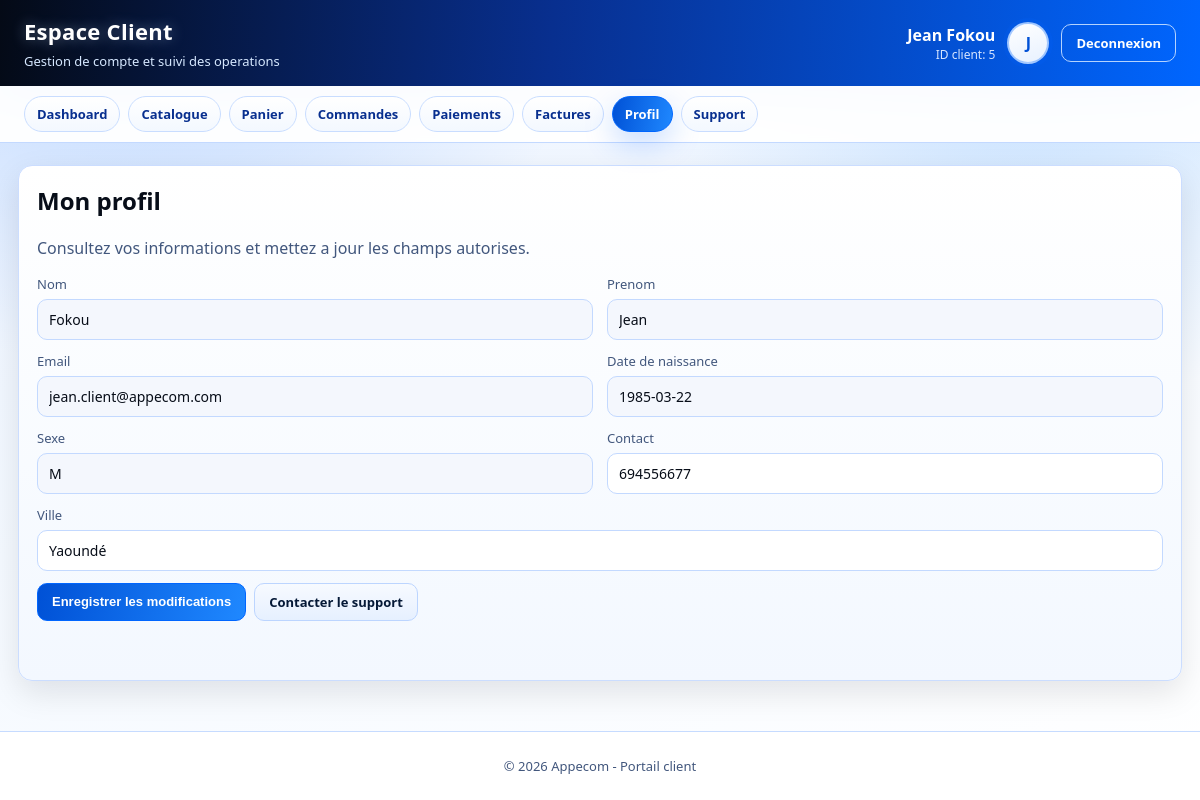
The page /client/profil_client.php (signed in) on the database its author committed.
### tables this page shows
CREATE TABLE IF NOT EXISTS `client` (
  `id_client` int NOT NULL AUTO_INCREMENT,
  `nom` varchar(50) NOT NULL,
  `prenom` varchar(50) NOT NULL,
  `ville` varchar(50) DEFAULT NULL,
  `sexe` char(1) DEFAULT NULL,
  `contact` varchar(20) DEFAULT NULL,
  `date_naissance` date DEFAULT NULL,
  `email` varchar(100) DEFAULT NULL,
  `mot_de_passe` varchar(255) DEFAULT NULL,
  PRIMARY KEY (`id_client`),
  UNIQUE KEY `email` (`email`)
);

### client/_layout.php (called while the page is built, shortened)
<?php
$clientId = (int) $_SESSION['id_client'];
function client_h($value)
{
    return htmlspecialchars((string) $value, ENT_QUOTES, 'UTF-8');
}
?>

### client/profil_client.php (the view, shortened to what this page needs)
<?php
require __DIR__ . '/_layout.php';
$profile = [
    'nom' => '-',
    'prenom' => '-',
    'email' => '-',
    'ville' => '',
    'contact' => '',
    'sexe' => '-',
    'date_naissance' => '-',
];
if ($clientDb instanceof mysqli) {
    $stmt = $clientDb->prepare('SELECT nom, prenom, email, ville, contact, sexe, date_naissance FROM Client WHERE id_client = ? LIMIT 1');
    if ($stmt) {
        $stmt->bind_param('i', $clientId);
        if ($stmt->execute()) {
            $result = $stmt->get_result();
            if ($result && $row = $result->fetch_assoc()) {
                $profile['nom'] = $row['nom'] ?: '-';
                $profile['prenom'] = $row['prenom'] ?: '-';
                $profile['email'] = $row['email'] ?: '-';
                $profile['ville'] = $row['ville'] ?: '';
                $profile['contact'] = $row['contact'] ?: '';
                $profile['sexe'] = $row['sexe'] ?: '-';
                $profile['date_naissance'] = $row['date_naissance'] ?: '-';
            }
        }
    }
}
include __DIR__ . '/_header.php';
?>
<section class="panel">
  <h2>Mon profil</h2>
  <p class="muted">Consultez vos informations et mettez a jour les champs autorises.</p>
  <form method="post" class="form-grid" style="margin-top:12px;">
    <div class="grid-2">
      <div class="field">
        <label>Nom</label>
        <input type="text" value="<?php echo client_h($profile['nom']); ?>" readonly>
      </div>
      <div class="field">
        <label>Prenom</label>
        <input type="text" value="<?php echo client_h($profile['prenom']); ?>" readonly>
      </div>
    </div>
    <div class="grid-2">
      <div class="field">
        <label>Email</label>
        <input type="email" value="<?php echo client_h($profile['email']); ?>" readonly>
      </div>
      <div class="field">
        <label>Date de naissance</label>
        <input type="text" value="<?php echo client_h($profile['date_naissance']); ?>" readonly>
      </div>
    </div>
    <div class="grid-2">
      <div class="field">
        <label>Sexe</label>
        <input type="text" value="<?php echo client_h($profile['sexe']); ?>" readonly>
      </div>
      <div class="field">
        <label>Contact</label>
        <input type="text" name="contact" maxlength="20" value="<?php echo client_h($profile['contact']); ?>" placeholder="Numero de contact">
      </div>
    </div>
    <div class="field">
      <label>Ville</label>
      <input type="text" name="ville" maxlength="50" value="<?php echo client_h($profile['ville']); ?>" placeholder="Votre ville actuelle">
    </div>
    <div class="actions-row">
      <button type="submit" class="btn">Enregistrer les modifications</button>
      <a href="support_client.php" class="btn btn-secondary">Contacter le support</a>
    </div>
  </form>
</section>
<?php include __DIR__ . '/_footer.php'; ?>

### client/client-theme.css (style rules this page uses)
* { box-sizing: border-box; }
body { margin: 0; font-family: 'Segoe UI', Tahoma, Arial, sans-serif; color: var(--black); background: radial-gradient(circle at 12% -12%, rgba(0, 102, 255, 0.24), transparent 34%), radial-gradient(circle at 86% 4%, rgba(31, 136, 255, 0.22), transparent 30%), linear-gradient(160deg, var(--blue-50), #f4f9ff 45%, var(--white)); }
.panel { background: linear-gradient(180deg, #ffffff, #f3f8ff); border: 1px solid var(--border); border-radius: var(--radius); box-shadow: var(--shadow); padding: 18px; }
.panel h2, .panel h3 { margin-top: 0; }
.grid-2 { display: grid; grid-template-columns: repeat(2, minmax(0, 1fr)); gap: 14px; }
.muted { color: var(--slate); }
.btn { display: inline-block; border: 1px solid var(--blue-600); background: linear-gradient(100deg, var(--blue-700), var(--blue-500)); color: var(--white); text-decoration: none; padding: 9px 14px; border-radius: 10px; font-size: 13px; font-weight: 600; cursor: pointer; transition: transform 0.16s ease, box-shadow 0.16s ease, filter 0.16s ease; }
.btn-secondary { background: linear-gradient(180deg, #f7faff, #e6f0ff); border-color: #bcd5ff; color: var(--blue-900); }
.actions-row { display: flex; gap: 8px; flex-wrap: wrap; }
.field { display: grid; gap: 6px; }
.field label { font-size: 13px; color: var(--slate); }
.field input, .field select, .field textarea { width: 100%; border: 1px solid #c3d9ff; border-radius: 10px; padding: 10px 11px; font-size: 14px; font-family: inherit; color: var(--black); background: var(--white); transition: border-color 0.16s ease, box-shadow 0.16s ease; }
.field input[readonly] { background: #f4f7fd; }
.form-grid { display: grid; gap: 12px; }

### rows shown on the page
client: nom "Fokou", prenom "Jean", email "jean.client@appecom.com", date_naissance "1985-03-22", sexe "M", contact "694556677", ville "Yaoundé"

### other values the page prints
client_h($clientName) "Jean Fokou"
$clientId "5"
client_h($clientInitial) "J"
client_h($item['label']) "Dashboard"
client_h($item['label']) "Catalogue"
client_h($item['label']) "Panier"
client_h($item['label']) "Commandes"
client_h($item['label']) "Paiements"
client_h($item['label']) "Factures"
client_h($item['label']) "Profil"
client_h($item['label']) "Support"
